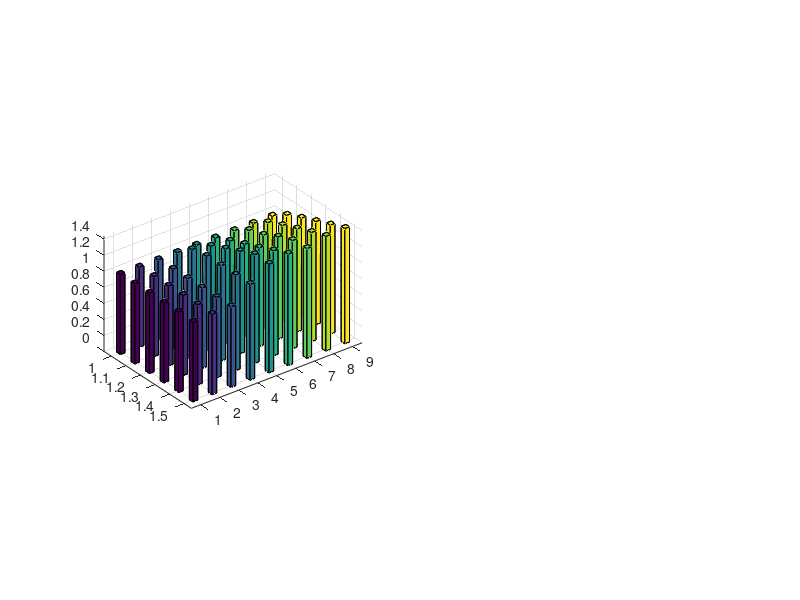

Here is the MATLAB script that generated this plot: (Note: this script raises an error after producing the figure.)
% Data import
load('Samp_result.mat');
load('Sagt_result.mat');

constraint_list_mp = res_mp(:,1,1);
constraint_list_mp = constraint_list_mp/constraint_list_mp(1);
mu_list_mp = permute(res_mp(:,2,:),[1 3 2]);
mu_list_mp = mu_list_mp./mu_list_mp(1,:);

constraint_list_gt = res_gt(:,1,1);
constraint_list_gt = constraint_list_gt/constraint_list_gt(1);
mu_list_gt = permute(res_gt(:,2,:),[1 3 2]);
mu_list_gt = mu_list_gt./mu_list_gt(1,:);

glc_list = [2 5 10 20 50 100 1000 10000 100000];
glc_label = {'2' '5' '10' '20' '50' '10^2' '10^3' '10^4' '10^5'};

az = -22;
el = 38;
% clrmap = jet;
minclr = [255,255,255]/255;
mdclr = [255,255,255]/255;
maxclr = [165,15,21]/255;
tmp1 = linspace(minclr(1),mdclr(1),129);
tmp1 = tmp1(1:128);
tmp1 = [tmp1 linspace(mdclr(1),maxclr(1),128)]';
tmp2 = linspace(minclr(2),mdclr(2),129);
tmp2 = tmp2(1:128);
tmp2 = [tmp2 linspace(mdclr(2),maxclr(2),128)]';
tmp3 = linspace(minclr(3),mdclr(3),129);
tmp3 = tmp3(1:128);
tmp3 = [tmp3 linspace(mdclr(3),maxclr(3),128)]';
clrmap = [tmp1 tmp2 tmp3];

[n_points, ~] = size(clrmap);

max_rel_mu_mp = max(max(mu_list_mp));
min_rel_mu_mp = min(min(mu_list_mp));

max_rel_mu_gt = max(max(mu_list_gt));
min_rel_mu_gt = min(min(mu_list_gt));

max_rel_mu = max([max_rel_mu_mp,max_rel_mu_gt]);
min_rel_mu = min([min_rel_mu_mp,min_rel_mu_gt]);
range_mu = max_rel_mu-0;

interval = range_mu/n_points;

figure();
ax1 = subplot(1,2,1);
b = bar3(constraint_list_mp,mu_list_mp,0.25);
for k = 1:length(b)
    zdata = b(k).ZData;
    b(k).CData = zdata;
    b(k).FaceColor = 'interp';
    b(k).EdgeColor = maxclr;
%     b(k).EdgeColor = [1 1 1];
    b(k).LineWidth = 0.5;
end
ylim([0.95,1.55]);
zlim([0.95,1.45]);
set(ax1,'YDir','normal');
set(ax1,'XTickLabel',glc_label);
set(ax1,'ytick',1:0.1:1.5);
set(ax1,'FontSize',6,'FontName','Helvetica');
zlabel('Fold change in growth rate','FontSize',7,'FontName','Helvetica');
ylabel('Fold change in constraint','FontSize',7,'FontName','Helvetica');
xlabel('Extracellular glucose concentration (uM)','FontSize',7,'FontName','Helvetica');
title('Modeled proteome','FontSize',7,'FontName','Helvetica');
view(az, el);
firstpoint = 1 + round((min_rel_mu_mp-min_rel_mu)/interval);
lastpoint = n_points + round((max_rel_mu_mp-max_rel_mu)/interval);
clrmap_mp = clrmap(firstpoint:lastpoint,:);
colormap(ax1,clrmap_mp);
% colorbar;

ax2 = subplot(1,2,2);
b = bar3(constraint_list_gt,mu_list_gt,0.25);
for k = 1:length(b)
    zdata = b(k).ZData;
    b(k).CData = zdata;
    b(k).FaceColor = 'interp';
    b(k).EdgeColor = maxclr;
%     b(k).EdgeColor = [1 1 1];
    b(k).LineWidth = 0.5;
end
ylim([0.95,1.55]);
zlim([0.95,1.75]);
set(ax2,'YDir','normal');
set(ax2,'XTickLabel',glc_label);
set(ax2,'ytick',1:0.1:1.5);
set(ax2,'FontSize',6,'FontName','Helvetica');
zlabel('Fold change in growth rate','FontSize',7,'FontName','Helvetica');
ylabel('Fold change in constraint','FontSize',7,'FontName','Helvetica');
xlabel('Extracellular glucose concentration (uM)','FontSize',7,'FontName','Helvetica');
title('Glucose transporter','FontSize',7,'FontName','Helvetica');
view(az, el);

firstpoint = 1 + round((min_rel_mu_gt-min_rel_mu)/interval);
lastpoint = n_points + round((max_rel_mu_gt-max_rel_mu)/interval);
clrmap_gt = clrmap(firstpoint:lastpoint,:);
colormap(ax2,clrmap_gt);
% colorbar;
set(gcf,'position',[200 300 450 200]);


